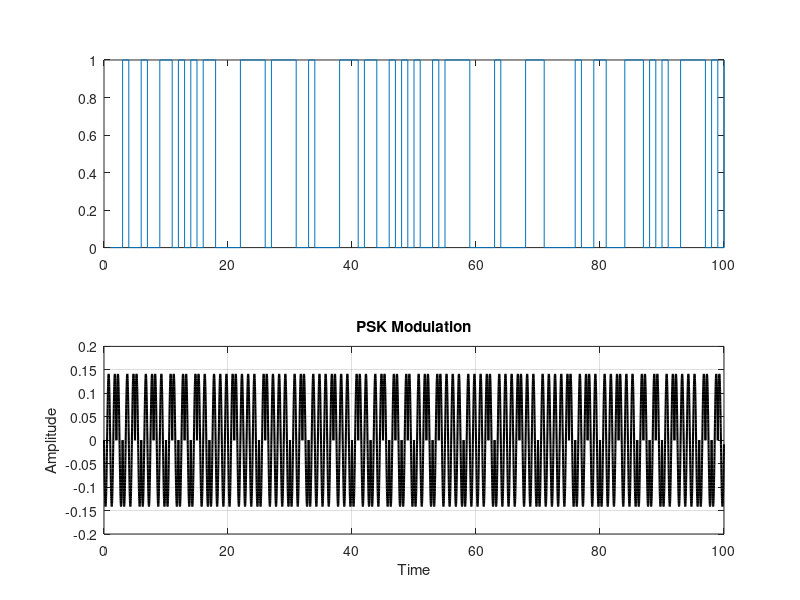

MATLAB code for this plot:
b=randi([0,1],100,1);
t = 0:0.00001:0.00099;
f1 = 1000;

subplot(2,1,1);
stairs(b);

sa1=sin(2*pi*f1*t);
E1 = sum(sa1.^2);
sp0=-sin(2*pi*f1*t)/sqrt(E1);
sp1=sin(2*pi*f1*t)/sqrt(E1);

psk = [];
for i=1:100
    if b(i)==1
        psk=[psk sp1];
    else
        psk=[psk sp0];
    end
end

tb=0:0.01:99.99;

subplot(2,1,2);
plot(tb, psk(1:length(tb)),'k','linewidth',1.5)
title('PSK Modulation');grid on
xlabel('Time');
ylabel('Amplitude');
